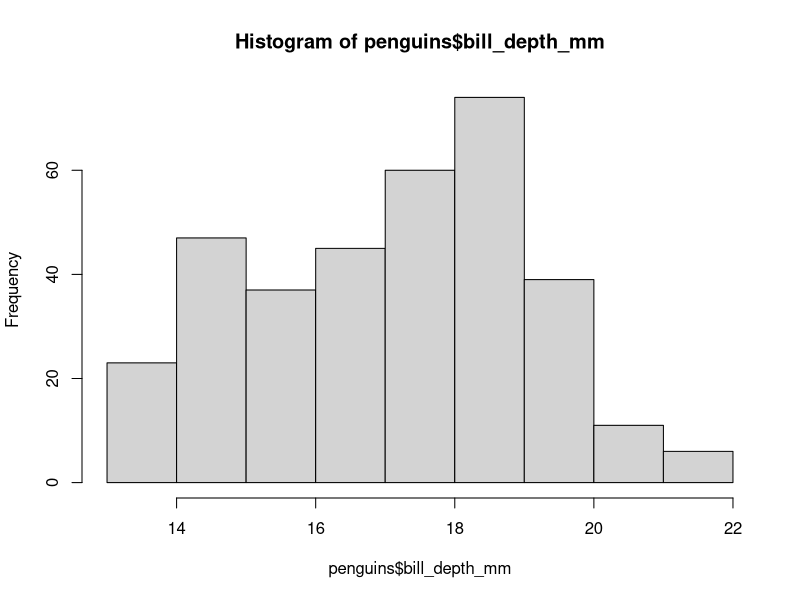
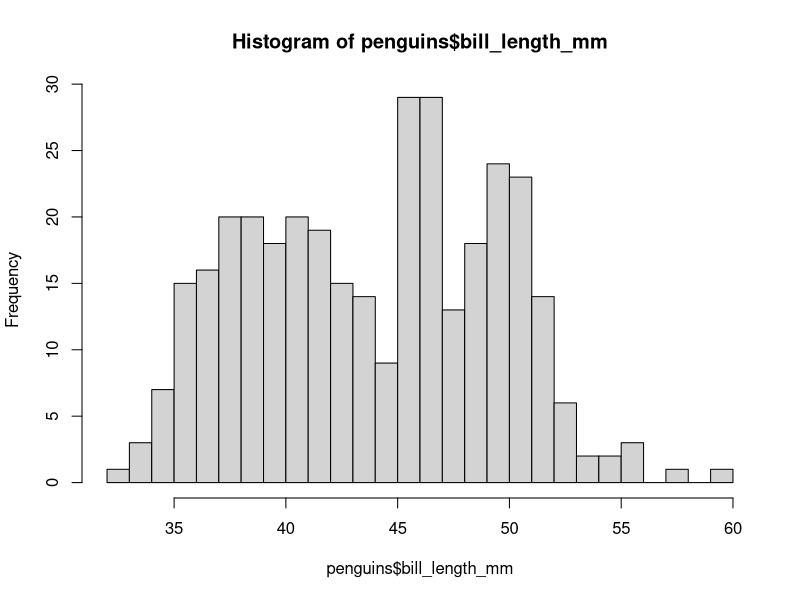
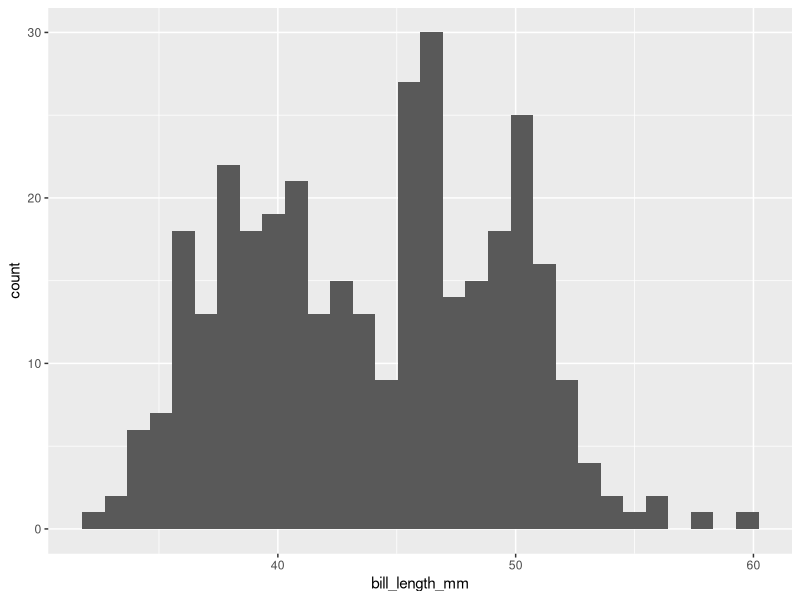
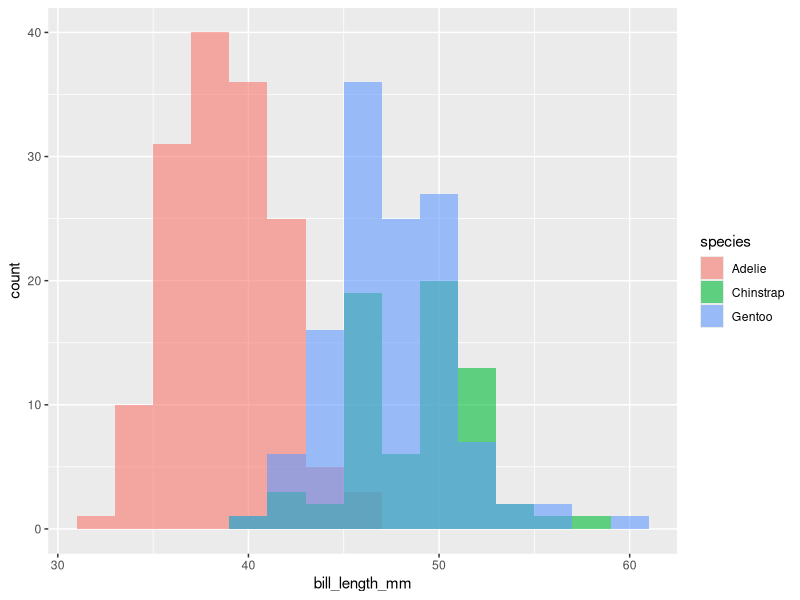
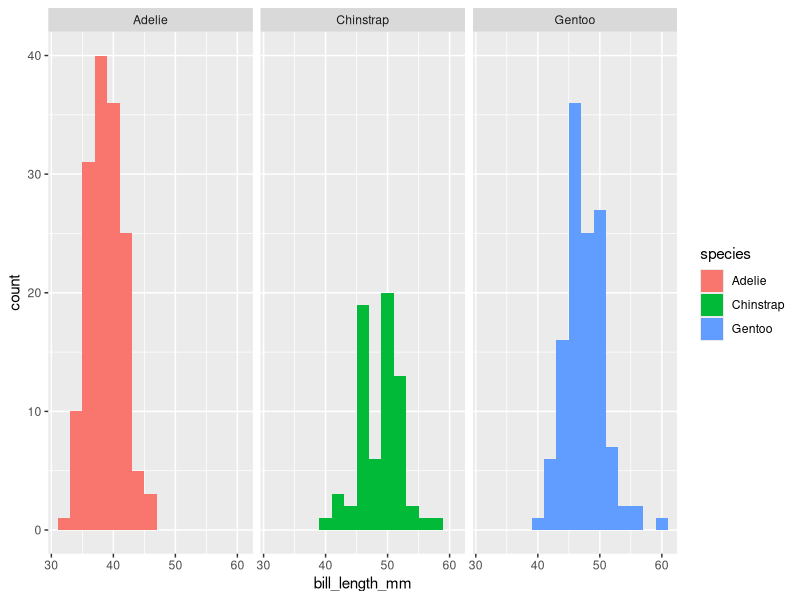
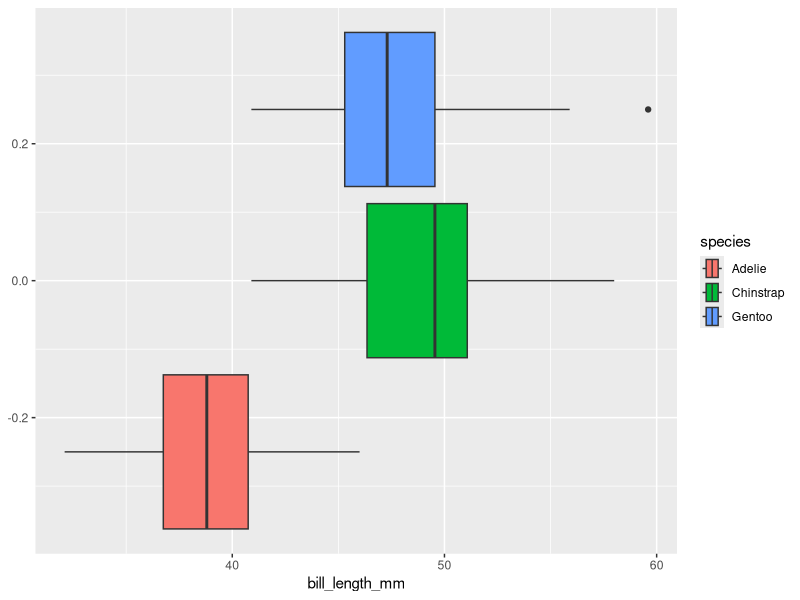
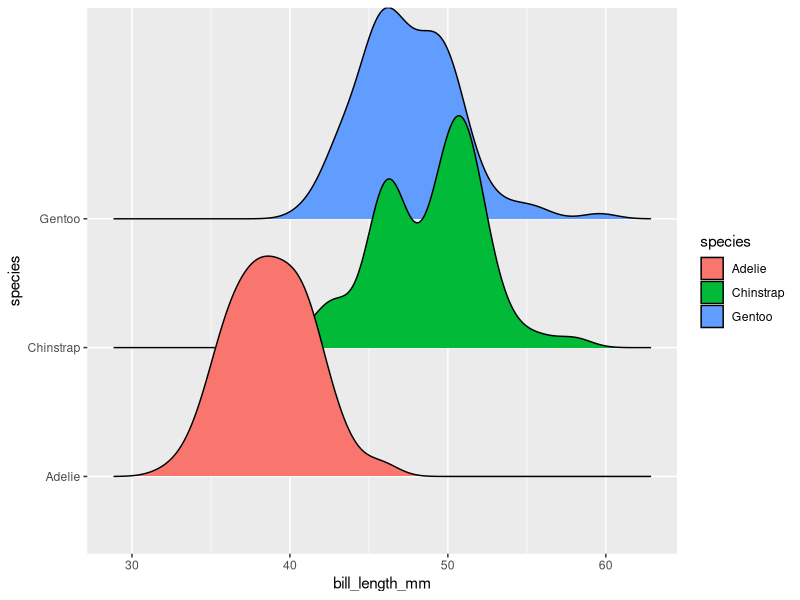
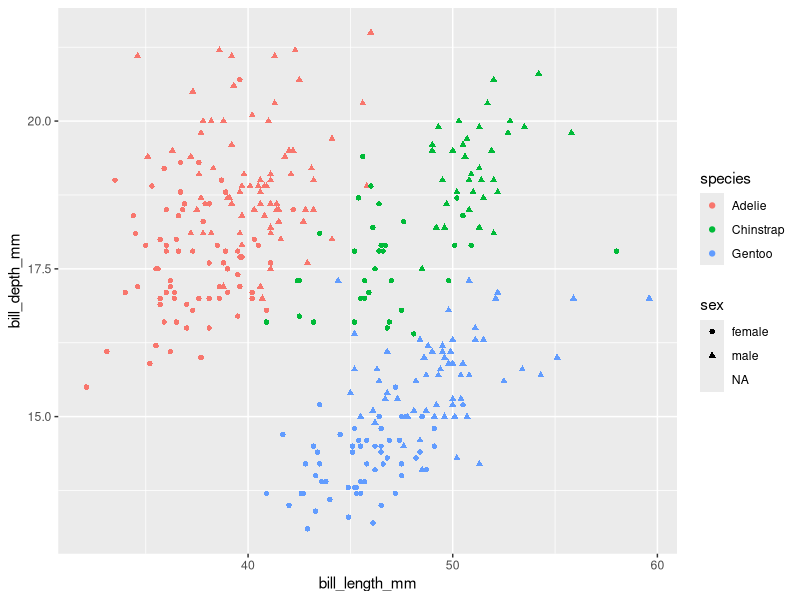

The R script that drew these images, in order:
## ---- chunk 1
# install the Palmer Penguins dataset
install.packages("palmerpenguins", repos="https://cloud.r-project.org")
install.packages("ggridges", repos="https://cloud.r-project.org")
## ---- chunk 2
library(palmerpenguins)
data(penguins, package='palmerpenguins')
## ---- chunk 3
head(penguins, 20)
## ---- chunk 4
summary(penguins)
## ---- chunk 5
hist(penguins$bill_depth_mm)
## ---- chunk 6
hist(penguins$bill_length_mm, breaks=30)
## ---- chunk 7
library(ggplot2)
ggplot(data=penguins, aes(bill_length_mm)) + geom_histogram()
## ---- chunk 8
ggplot(penguins, aes(x=bill_length_mm, fill=species)) + geom_histogram(position="identity", alpha=0.6, binwidth=2)
## ---- chunk 9
ggplot(penguins, aes(x=bill_length_mm, fill=species)) + geom_histogram(binwidth=2) + facet_wrap(.~species)
## ---- chunk 10
ggplot(penguins, aes(x=bill_length_mm, fill=species)) + geom_boxplot()
## ---- chunk 11
library(ggridges)
ggplot(penguins, aes(x=bill_length_mm, y=species, fill=species)) + geom_density_ridges()
## ---- chunk 12
ggplot(penguins, aes(x=bill_length_mm, y=bill_depth_mm, color=species, shape=sex)) + geom_point()
## ---- chunk 13
ggplot(penguins, aes(x=bill_length_mm, fill=sex)) + geom_histogram(position="identity", alpha=0.6, binwidth=2) + facet_wrap(.~species)
## ---- chunk 14
# first create vectors that can be used to pull out male or female chinstrap penguins
male.chinstraps = (penguins$species == "Chinstrap") & (penguins$sex == "male")
female.chinstraps = (penguins$species == "Chinstrap") & (penguins$sex == "female")
## ---- chunk 15
n.male.chinstraps = sum(male.chinstraps)
cat("There are", n.male.chinstraps, "male chinstrap penguins\n")
## ---- chunk 16
n.female.chinstraps = sum(female.chinstraps)
cat("There are", n.female.chinstraps, "female chinstrap penguins\n")
## ---- chunk 17
# can compute manually
sum(penguins$bill_length_mm[male.chinstraps])/n.male.chinstraps

# or using the mean function
mean(penguins$bill_length_mm[male.chinstraps])
## ---- chunk 18
mean(penguins$bill_length_mm[female.chinstraps])
## ---- chunk 19
sample.var <- sum((penguins$bill_length_mm[female.chinstraps] -
                  mean(penguins$bill_length_mm[female.chinstraps]))**2)/(n.female.chinstraps-1)
sqrt(sample.var)
## ---- chunk 20
sd(penguins$bill_length_mm[female.chinstraps])
## ---- chunk 21
sd(penguins$bill_length_mm[male.chinstraps])
## ---- chunk 22
median(penguins$bill_length_mm[male.chinstraps])
## ---- chunk 23
median(penguins$bill_length_mm[female.chinstraps])
